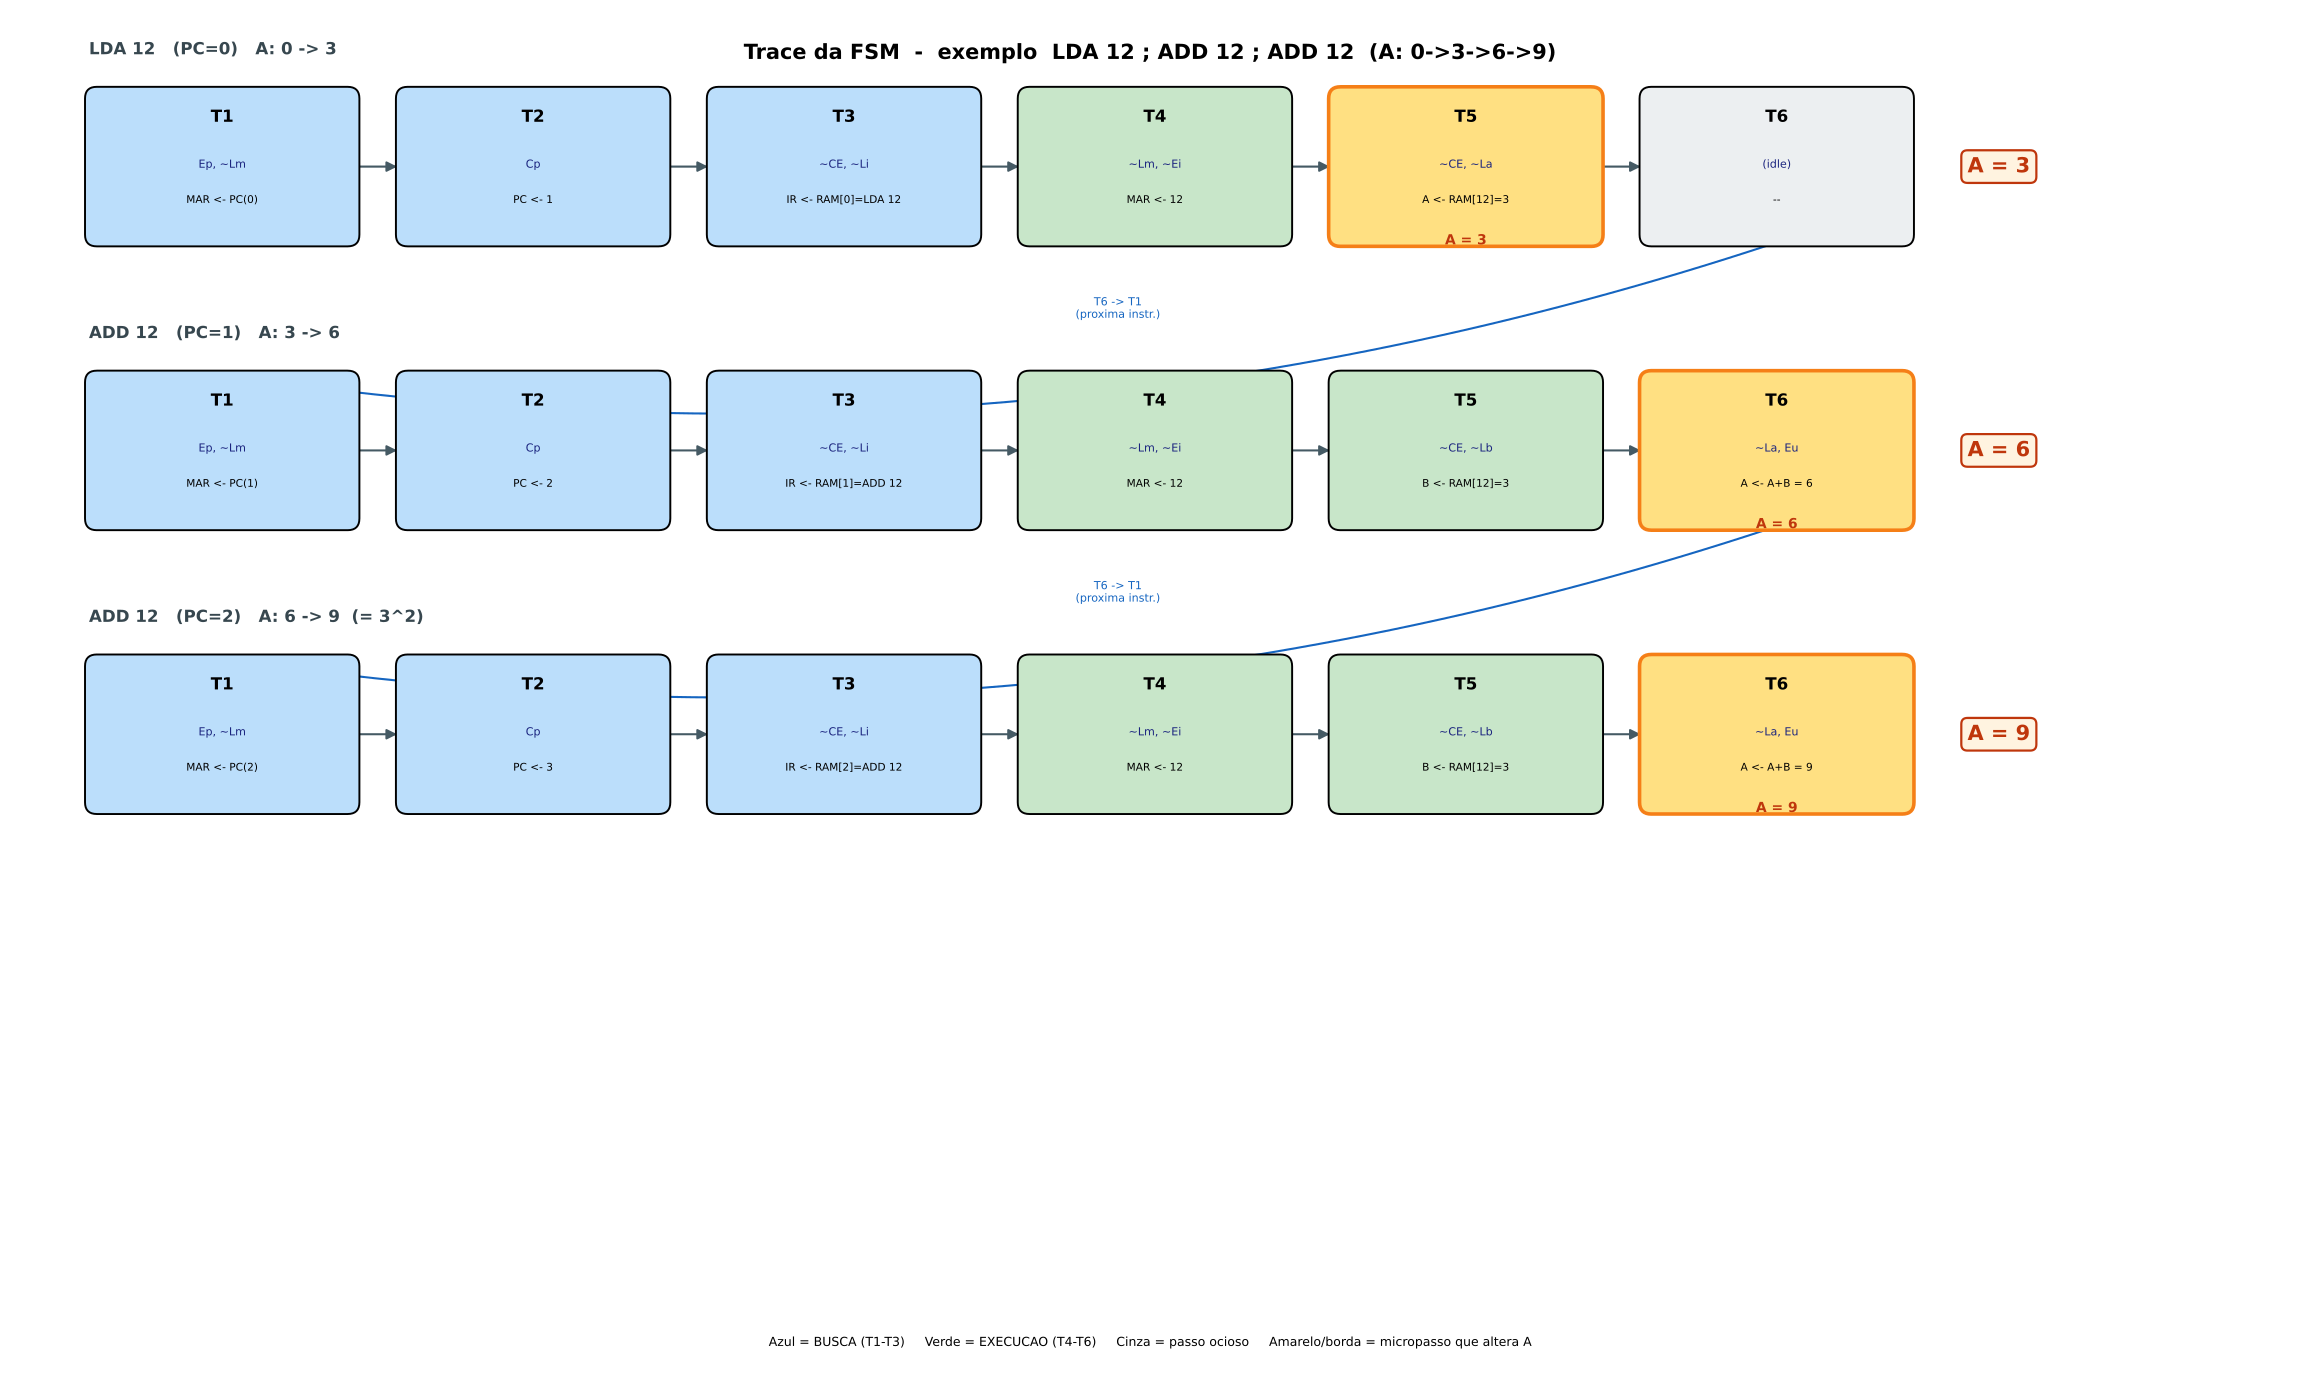

Here is the Python script that generated this plot:
#!/usr/bin/env python3
# =============================================================
# fsm_trace_diagram.py - Trace da FSM do SAP-1 sobre o exemplo
#                        do FSM_explicacao.md (e do ram_16x8.v).
#
# Percorre as 3 primeiras instrucoes do programa 3^3:
#       LDA 12 ; ADD 12 ; ADD 12
# mostrando, estado por estado (T1..T6), os sinais ativos, a
# transferencia de registradores e o acumulador A indo 0->3->6->9.
#
# Gera: fsm_trace_diagram.{png,pdf,svg}
# Uso:  python3 fsm_trace_diagram.py
# =============================================================
import matplotlib.pyplot as plt
from matplotlib.patches import FancyBboxPatch, FancyArrowPatch

# Cada instrucao = lista de 6 micropassos (T1..T6).
# (Tn, sinais, transferencia, A_apos)  -- A_apos=None se A nao muda
# fase: "F" busca (azul), "E" execucao (verde), "I" idle (cinza)
instrs = [
    ("LDA 12   (PC=0)   A: 0 -> 3", [
        ("T1", "Ep, ~Lm",  "MAR <- PC(0)",        None, "F"),
        ("T2", "Cp",       "PC <- 1",             None, "F"),
        ("T3", "~CE, ~Li", "IR <- RAM[0]=LDA 12", None, "F"),
        ("T4", "~Lm, ~Ei", "MAR <- 12",           None, "E"),
        ("T5", "~CE, ~La", "A <- RAM[12]=3",       3,   "E"),
        ("T6", "(idle)",   "--",                  None, "I"),
    ]),
    ("ADD 12   (PC=1)   A: 3 -> 6", [
        ("T1", "Ep, ~Lm",  "MAR <- PC(1)",        None, "F"),
        ("T2", "Cp",       "PC <- 2",             None, "F"),
        ("T3", "~CE, ~Li", "IR <- RAM[1]=ADD 12", None, "F"),
        ("T4", "~Lm, ~Ei", "MAR <- 12",           None, "E"),
        ("T5", "~CE, ~Lb", "B <- RAM[12]=3",      None, "E"),
        ("T6", "~La, Eu",  "A <- A+B = 6",         6,   "E"),
    ]),
    ("ADD 12   (PC=2)   A: 6 -> 9  (= 3^2)", [
        ("T1", "Ep, ~Lm",  "MAR <- PC(2)",        None, "F"),
        ("T2", "Cp",       "PC <- 3",             None, "F"),
        ("T3", "~CE, ~Li", "IR <- RAM[2]=ADD 12", None, "F"),
        ("T4", "~Lm, ~Ei", "MAR <- 12",           None, "E"),
        ("T5", "~CE, ~Lb", "B <- RAM[12]=3",      None, "E"),
        ("T6", "~La, Eu",  "A <- A+B = 9",         9,   "E"),
    ]),
]

BLUE, GREEN, GRAY = "#bbdefb", "#c8e6c9", "#eceff1"
PHASE = {"F": BLUE, "E": GREEN, "I": GRAY}
HILITE = "#ffe082"  # destaque onde A muda

cw, ch = 2.7, 1.55          # largura/altura da celula
gx, gy = 0.45, 1.35         # espacos horizontal/vertical
x0, y_top = 0.8, 12.5
n_cols = 6

fig_w = x0 + n_cols * (cw + gx) + 3.4
fig_h = y_top + 1.6
fig, ax = plt.subplots(figsize=(fig_w, fig_h))
ax.set_xlim(0, fig_w)
ax.set_ylim(0, fig_h)
ax.axis("off")

def cell_xy(row, col):
    x = x0 + col * (cw + gx)
    y = y_top - row * (ch + gy)
    return x, y

def varrow(x1, y1, x2, y2, color="#455a64", rad=0.0):
    ax.add_patch(FancyArrowPatch((x1, y1), (x2, y2),
                 connectionstyle=f"arc3,rad={rad}",
                 arrowstyle="-|>", mutation_scale=15, lw=1.5,
                 color=color, zorder=2))

a_running = 0
for r, (title, steps) in enumerate(instrs):
    x_first, y = cell_xy(r, 0)
    # titulo da instrucao
    ax.text(x_first, y + ch / 2 + 0.42, title, ha="left", va="center",
            fontsize=12, fontweight="bold", color="#37474f")
    for c, (tn, sig, xfer, a_after, phase) in enumerate(steps):
        x, _ = cell_xy(r, c)
        fc = HILITE if a_after is not None else PHASE[phase]
        ec = "#f57f17" if a_after is not None else "black"
        lw = 2.6 if a_after is not None else 1.4
        ax.add_patch(FancyBboxPatch((x, y - ch / 2), cw, ch,
                     boxstyle="round,pad=0.04,rounding_size=0.12",
                     fc=fc, ec=ec, lw=lw, zorder=3))
        ax.text(x + cw / 2, y + ch / 2 - 0.27, tn, ha="center",
                va="center", fontsize=12, fontweight="bold", zorder=4)
        ax.text(x + cw / 2, y + 0.02, sig, ha="center", va="center",
                fontsize=8, color="#1a237e", zorder=4)
        ax.text(x + cw / 2, y - 0.34, xfer, ha="center", va="center",
                fontsize=7.6, zorder=4)
        if a_after is not None:
            ax.text(x + cw / 2, y - ch / 2 + 0.02, f"A = {a_after}",
                    ha="center", va="center", fontsize=10,
                    fontweight="bold", color="#bf360c", zorder=4)
            a_running = a_after
        # seta para a proxima celula (mesma linha)
        if c < n_cols - 1:
            varrow(x + cw, y, x + cw + gx, y)
    # valor de A ao fim da instrucao (coluna direita)
    xr, _ = cell_xy(r, n_cols - 1)
    ax.text(xr + cw + 0.9, y, f"A = {a_running}", ha="center", va="center",
            fontsize=15, fontweight="bold", color="#bf360c",
            bbox=dict(boxstyle="round,pad=0.3", fc="#fff3e0", ec="#bf360c",
                      lw=1.6), zorder=4)
    # seta de retorno T6 -> T1 da proxima instrucao
    if r < len(instrs) - 1:
        x_last, _ = cell_xy(r, n_cols - 1)
        x_next, y_next = cell_xy(r + 1, 0)
        varrow(x_last + cw / 2, y - ch / 2, x_next + cw / 2,
               y_next + ch / 2, color="#1565c0", rad=-0.12)
        ax.text((x_last + x_next) / 2 + cw / 2 + 1.2,
                (y + y_next) / 2, "T6 -> T1\n(proxima instr.)",
                ha="center", va="center", fontsize=8, color="#1565c0")

# titulo e legenda
ax.text(fig_w / 2, fig_h - 0.5,
        "Trace da FSM  -  exemplo  LDA 12 ; ADD 12 ; ADD 12  (A: 0->3->6->9)",
        ha="center", fontsize=15, fontweight="bold")
ax.text(fig_w / 2, 0.45,
        "Azul = BUSCA (T1-T3)     Verde = EXECUCAO (T4-T6)     "
        "Cinza = passo ocioso     Amarelo/borda = micropasso que altera A",
        ha="center", fontsize=9)

plt.tight_layout()
for ext in ("png", "pdf", "svg"):
    out = f"fsm_trace_diagram.{ext}"
    plt.savefig(out, dpi=160, bbox_inches="tight")
    print(f"Diagrama salvo em: {out}")
